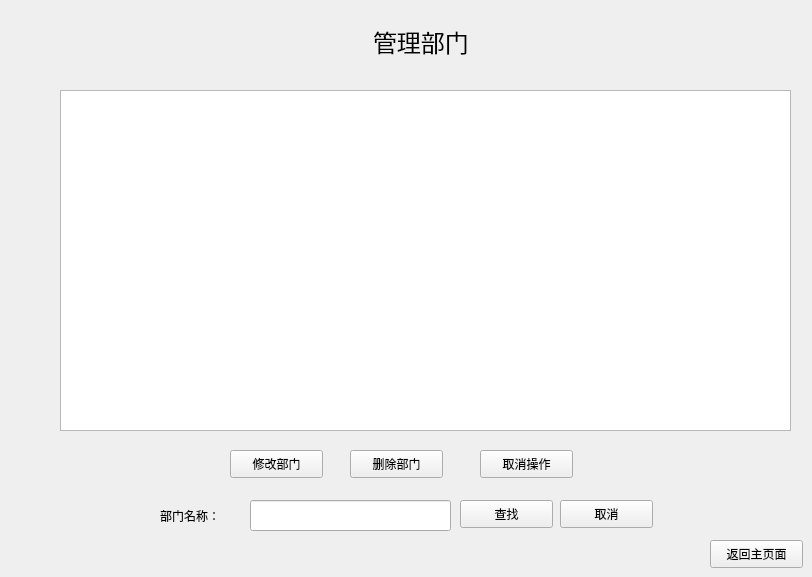
    <widget class="QWidget" name="pageseven">
     <widget class="QWidget" name="widget_5" native="true">
      <property name="geometry">
       <rect>
        <x>60</x>
        <y>10</y>
        <width>721</width>
        <height>63</height>
       </rect>
      </property>
      <layout class="QHBoxLayout" name="horizontalLayout_8">
       <item>
        <spacer name="horizontalSpacer_7">
         <property name="orientation">
          <enum>Qt::Horizontal</enum>
         </property>
         <property name="sizeHint" stdset="0">
          <size>
           <width>269</width>
           <height>20</height>
          </size>
         </property>
        </spacer>
       </item>
       <item>
        <widget class="QLabel" name="label_28">
         <property name="font">
          <font>
           <family>Agency FB</family>
           <pointsize>18</pointsize>
          </font>
         </property>
         <property name="text">
          <string>管理部门</string>
         </property>
        </widget>
       </item>
       <item>
        <spacer name="horizontalSpacer_8">
         <property name="orientation">
          <enum>Qt::Horizontal</enum>
         </property>
         <property name="sizeHint" stdset="0">
          <size>
           <width>268</width>
           <height>20</height>
          </size>
         </property>
        </spacer>
       </item>
      </layout>
     </widget>
     <widget class="QTableView" name="tableView_dept">
      <property name="geometry">
       <rect>
        <x>60</x>
        <y>90</y>
        <width>731</width>
        <height>341</height>
       </rect>
      </property>
     </widget>
     <widget class="QLabel" name="label_29">
      <property name="geometry">
       <rect>
        <x>160</x>
        <y>500</y>
        <width>72</width>
        <height>31</height>
       </rect>
      </property>
      <property name="text">
       <string>部门名称：</string>
      </property>
     </widget>
     <widget class="QLineEdit" name="lineEdit_dept_search">
      <property name="geometry">
       <rect>
        <x>250</x>
        <y>500</y>
        <width>201</width>
        <height>31</height>
       </rect>
      </property>
     </widget>
     <widget class="QPushButton" name="pushButton_dept_find">
      <property name="geometry">
       <rect>
        <x>460</x>
        <y>500</y>
        <width>93</width>
        <height>28</height>
       </rect>
      </property>
      <property name="text">
       <string>查找</string>
      </property>
     </widget>
     <widget class="QPushButton" name="pushButton_dept_clear">
      <property name="geometry">
       <rect>
        <x>560</x>
        <y>500</y>
        <width>93</width>
        <height>28</height>
       </rect>
      </property>
      <property name="text">
       <string>取消</string>
      </property>
     </widget>
     <widget class="QPushButton" name="pushButton_dept_changed">
      <property name="geometry">
       <rect>
        <x>230</x>
        <y>450</y>
        <width>93</width>
        <height>28</height>
       </rect>
      </property>
      <property name="text">
       <string>修改部门</string>
      </property>
     </widget>
     <widget class="QPushButton" name="pushButton_dept_del">
      <property name="geometry">
       <rect>
        <x>350</x>
        <y>450</y>
        <width>93</width>
        <height>28</height>
       </rect>
      </property>
      <property name="text">
       <string>删除部门</string>
      </property>
     </widget>
     <widget class="QPushButton" name="pushButton_9">
      <property name="geometry">
       <rect>
        <x>710</x>
        <y>540</y>
        <width>93</width>
        <height>28</height>
       </rect>
      </property>
      <property name="text">
       <string>返回主页面</string>
      </property>
     </widget>
     <widget class="QPushButton" name="pushButton_dept_cancel">
      <property name="geometry">
       <rect>
        <x>480</x>
        <y>450</y>
        <width>93</width>
        <height>28</height>
       </rect>
      </property>
      <property name="text">
       <string>取消操作</string>
      </property>
     </widget>
    </widget>
